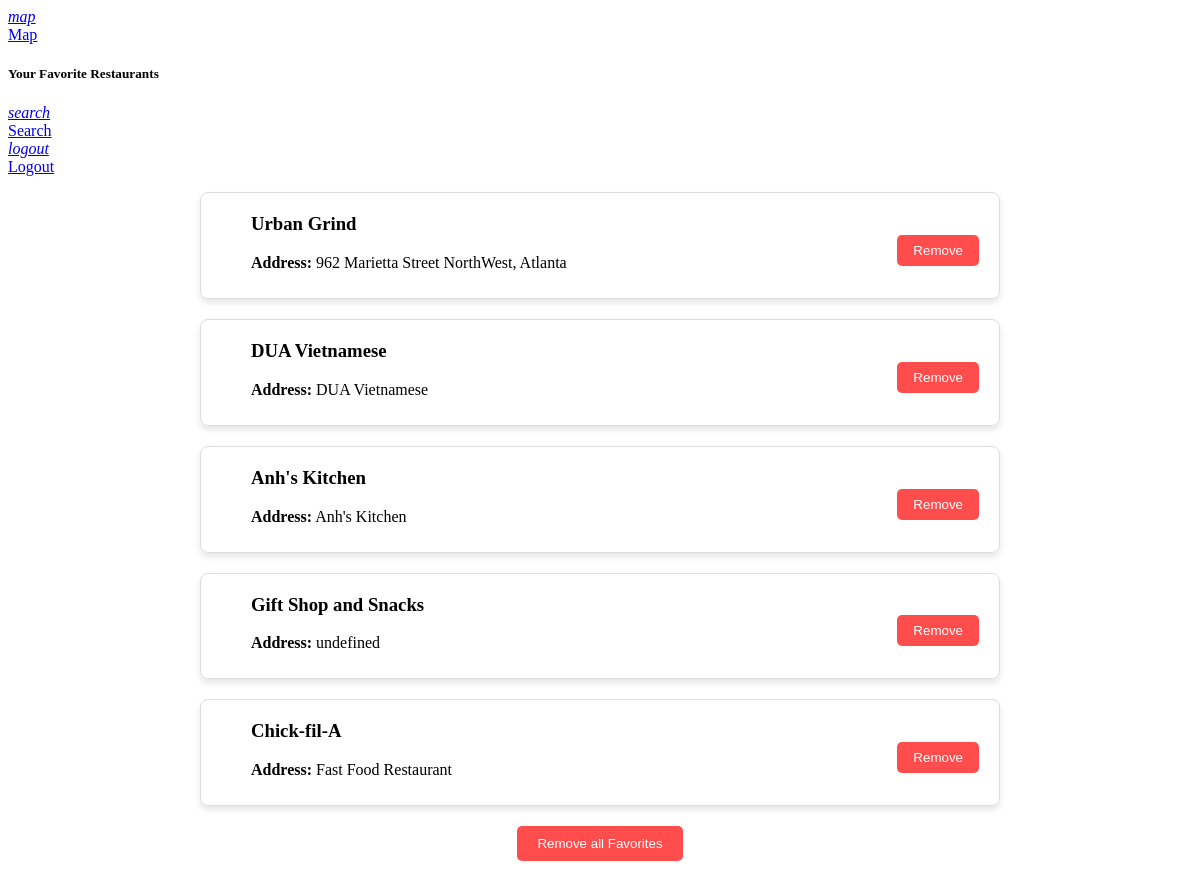
/users/favorites/ (signed in), run on an earlier commit of the app's database.
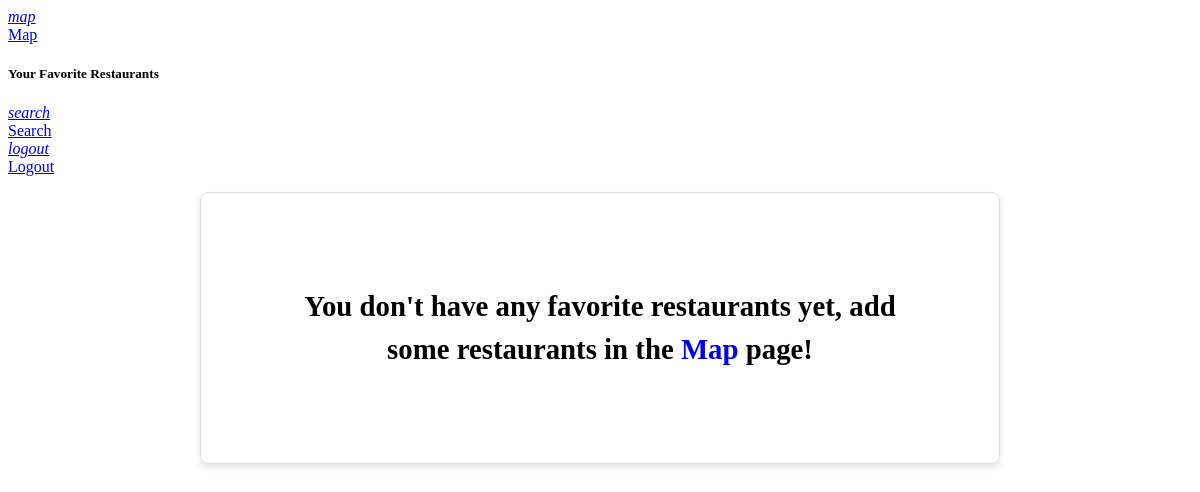
And on a later commit of the database.
### users/models.py (models this page shows, shortened)
class Favorite(models.Model):
    user = models.ForeignKey(User, on_delete=models.CASCADE)
    name = models.CharField(max_length=255)
    address = models.CharField(max_length=500)
    place_id = models.CharField(max_length=255, unique=True)
    vicinity = models.CharField(max_length=255, null=True, blank=True)
    rating = models.DecimalField(max_digits=3, decimal_places=1, null=True, blank=True)
    cuisine = models.CharField(max_length=255, null=True, blank=True)

### users/views.py (the view)
# urls.py: path('favorites/', views.favorites_list_view, name='favorites'),
@login_required
def favorites_list_view(request):
    if request.user.is_authenticated:
        favorites = Favorite.objects.filter(user=request.user)
        return render(request, 'users/favorites.html', {'favorites': favorites})
    return redirect('login')

### templates/users/favorites.html (shortened to what this page needs)
{% load static %}
<!DOCTYPE html>
<html lang="en">
<head>
    <link href="https://cdn.jsdelivr.net/npm/beercss@3.7.8/dist/cdn/beer.min.css" rel="stylesheet"/>
</head>
<body class="light">
<nav class="top pink2">
    <a href="/foodFind/map/">
        <i>map</i>
        <div>Map</div>
    </a>
    <h5 class="max center-align">Your Favorite Restaurants</h5>
    {% if user.is_authenticated %}
        <a href="/foodFind/">
            <i>search</i>
            <div>Search</div>
        </a>
        <a href="/users/logout/">
            <i>logout</i>
            <div>Logout</div>
        </a>
    {% else %}
        <a href="/foodFind/">
            <i>search</i>
            <div>Search</div>
        </a>
    {% endif %}
</nav>
<main class="responsive">
    <div class="favorites-list">
        <article class="responsive large-padding center pink1 large-round" style="opacity:1">
            <ul style="list-style-type: none; padding: 0;">
                {% for favorite in favorites %}
                    <li class="large-round favorite-item">
                        <div class="restaurant-info">
                            <h3>{{ favorite.name }}</h3>
                            <p><strong>Address:</strong> {{ favorite.address }}</p>
                        </div>
                        <button class="chip round remove-btn" onclick="removeFromFavorites('{{ favorite.place_id }}', '{{ favorite.name|escapejs }}')">Remove</button>
                    </li>
                {% empty %}
                    <li class="large-round favorite-item" style="text-align: center; display: flex; justify-content: center; align-items: center; height: 70px; padding: 100px; flex-direction: column">
                        <h3 style="font-size: 1.8em; font-weight: bold; margin: 0; line-height: 1.5">
                            You don't have any favorite restaurants yet,
                            add some restaurants in the
                            <a href="/foodFind/map/" class="link">Map</a> page!
                        </h3>
                    </li>
                {% endfor %}
            </ul>
            {% if favorites %}
                <div style="text-align: center;">
                    <button class="large-round remove-all-btn" onclick="removeAllFavorites()">Remove all Favorites</button>
                </div>
            {% endif %}
        </article>
    </div>
</main>
</body>
</html>

What changed in the data, as far as the page shows it:
removed Favorite: name "Urban Grind", address "962 Marietta Street NorthWest, Atlanta"
removed Favorite: name "DUA Vietnamese", address "DUA Vietnamese"
removed Favorite: name "Anh's Kitchen", address "Anh's Kitchen"
removed Favorite: name "Gift Shop and Snacks", address "undefined"
removed Favorite: name "Chick-fil-A", address "Fast Food Restaurant"
Also different on the page:
text no longer shown: "Remove all Favorites"
text now shown: "You don't have any favorite restaurants yet, add some restaurants in the Map page!"
